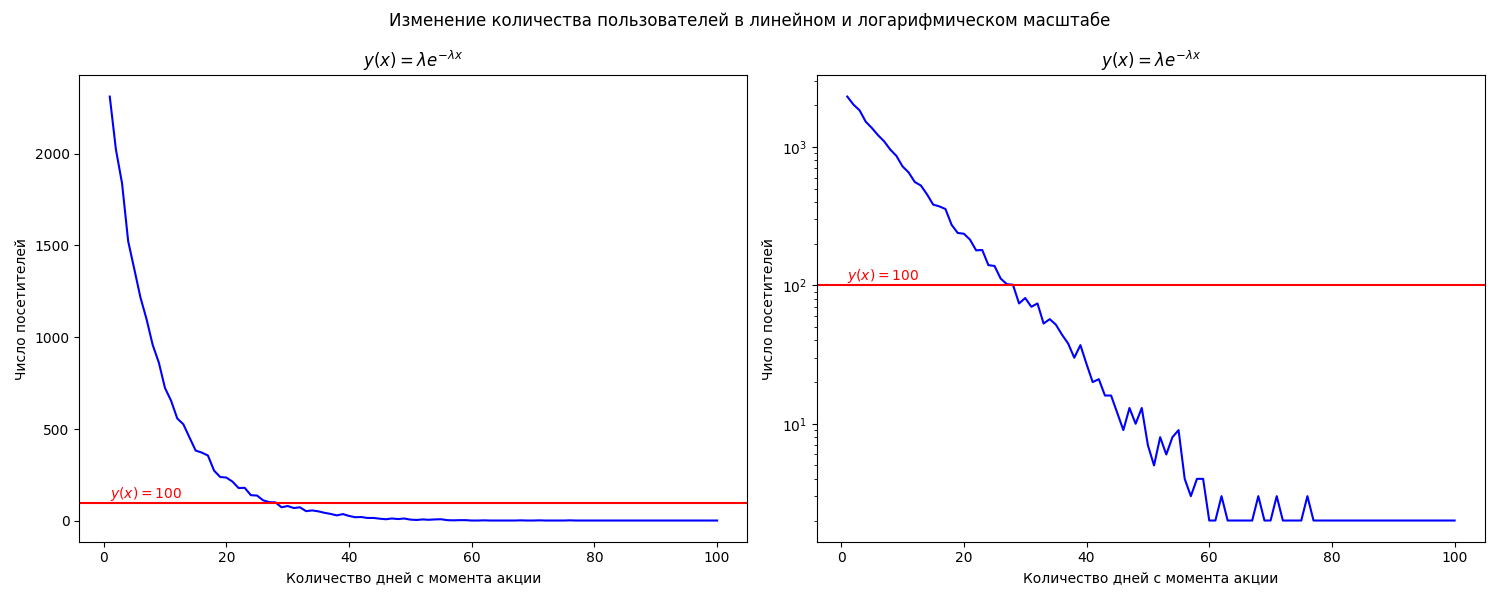

The Python source for this figure:
import numpy as np
import matplotlib.pyplot as plt

# Загрузка данных
visitors = np.load('visitors.npy')
days = np.arange(1, 101)  # Создаем массив дней от 1 до 100

# Создаем фигуру с двумя подграфиками
fig, (ax1, ax2) = plt.subplots(1, 2, figsize=(15, 6))

# Первый график (линейный масштаб)
ax1.plot(days, visitors, 'b-')
ax1.axhline(y=100, color='r', linestyle='-')
ax1.set_xlabel('Количество дней с момента акции')
ax1.set_ylabel('Число посетителей')
ax1.set_title('$y(x)=\lambda e^{-\lambda x}$')

# Второй график (логарифмический масштаб)
ax2.plot(days, visitors, 'b-')
ax2.axhline(y=100, color='r', linestyle='-')
ax2.set_xlabel('Количество дней с момента акции')
ax2.set_ylabel('Число посетителей')
ax2.set_yscale('log')
ax2.set_title('$y(x)=\lambda e^{-\lambda x}$')

# Общий заголовок
plt.suptitle('Изменение количества пользователей в линейном и логарифмическом масштабе')

# Добавляем подписи к горизонтальным линиям
ax1.text(1, 100, '$y(x)=100$', color='r', va='bottom')
ax2.text(1, 100, '$y(x)=100$', color='r', va='bottom')

# Настраиваем отступы
plt.tight_layout()

# Сохраняем график
plt.savefig('visitors_plot.png')
plt.show() 